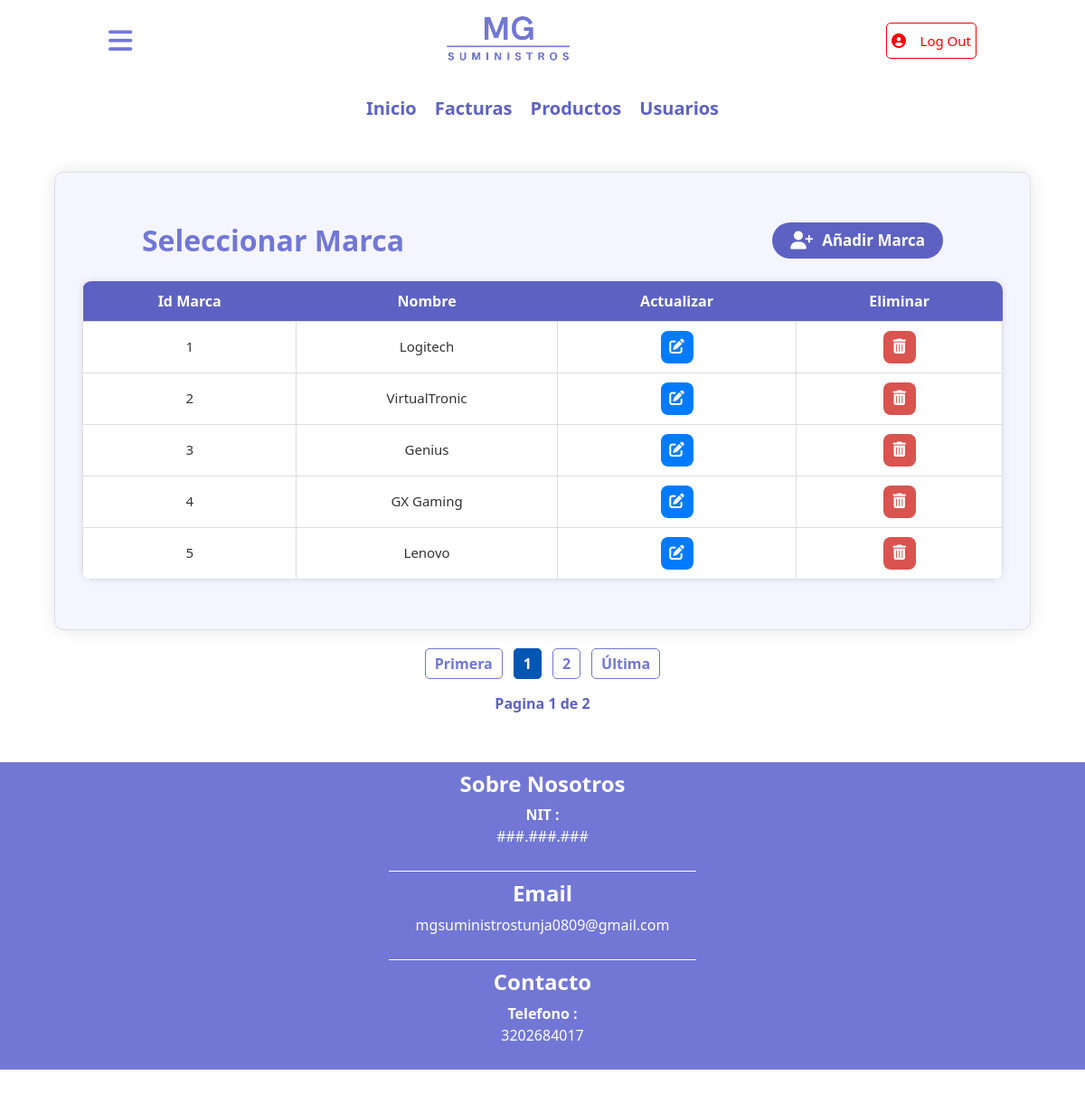
The page /marca/select.php (signed in) on the database its author committed.
### tables this page shows
CREATE TABLE `marca` (
  `id_marca` int(11) NOT NULL,
  `nombre_marca` varchar(40) NOT NULL
);

### marca/select.php (the view, shortened to what this page needs)
<!DOCTYPE html>
<html lang="en">
<head>
    <link href="https://cdn.jsdelivr.net/npm/bootstrap@5.3.3/dist/css/bootstrap.min.css"
          rel="stylesheet"
>
    <link rel="stylesheet" href="../CSS/styles.css">
</head>
<body>
    <?php require_once('../config/database.php');?>
    <?php include('../temp/header.php') ?>
    <?php include('../temp/contenido.php') ?>
    <div id="contenido">
        <form action="select.php" method="POST" name="select">
            <fieldset>
                <legend id="titulo-form">
                    <h2>Seleccionar Marca</h2>
                    <a href="insert.php" id="btn-insertar">
                      <i class="fa-solid fa-user-plus"></i>
                      <p>Añadir Marca</p>
                    </a>
                </legend>
                <table class="tabla_roles">
                    <tr>
                        <th>Id Marca</th>
                        <th>Nombre</th>
                        <th>Actualizar</th>
                        <th>Eliminar</th>
                    </tr>
                <?php
                $sql_registros = mysqli_query($conexion,'SELECT COUNT(*) AS total FROM marca');
                $result_registros = mysqli_fetch_array($sql_registros);
                $total = $result_registros['total'];
                $por_pagina = 5;
                $pagina = empty($_GET['PAGINA'])?1:$_GET['PAGINA'];
                $desde = ($pagina - 1) * $por_pagina;
                $total_paginas = ceil($total / $por_pagina);
                $consulta = "SELECT * FROM marca LIMIT $desde,$por_pagina";
                $ejecutar = mysqli_query($conexion, $consulta);
                if(mysqli_num_rows($ejecutar)>0){
                    while($fila = mysqli_fetch_assoc($ejecutar)){
                        $id_marca = $fila['id_marca'];
                        $nom = $fila['nombre_marca'];
                        echo "
                    <tr>
                      <td>$id_marca</td>
                      <td>$nom</td>
                      <td>
                        <a class='btn-accion btn-actualizar' href='update.php?ACTUALIZAR=$id_marca' title='Actualizar'>
                          <i class='fa-solid fa-pen-to-square'></i>
                        </a>
                      </td>
                      <td>
                        <a class='btn-accion btn-eliminar' href='select.php?ELIMINAR=$id_marca' title='Eliminar' onclick=\"return confirm('¿Desea eliminar este rol?');\">
                          <i class='fa-solid fa-trash-can'></i>
                        </a>
                      </td>
                    </tr>
                  ";
                }
              } else {
                echo "<tr><td colspan='4'>No hay Marcas registradas.</td></tr>";
              }
                ?>
            </table>
            </fieldset>
        </form>
        <div class="paginador">
            <?php
                echo "<a href='select.php?PAGINA=1' class='link-pagina'>Primera</a>";
                for ($i = 1; $i <= $total_paginas; $i++) {
                $pagina = empty($_GET['PAGINA']) ? 1 : $_GET['PAGINA'];
                $clase_activa = ($i == $pagina) ? "link-activa" : "link-pagina";
                echo "<a href='select.php?PAGINA=$i' class='$clase_activa'>$i</a>";
                }
                echo "<a href='select.php?PAGINA=$total_paginas' class='link-pagina'>Última</a>";
                echo "<br>";
                echo "<p class='info_pagina'>Pagina $pagina de $total_paginas</p>"
            ?>
        </div>
    </div>
    <?php include('../temp/footer.php') ?>
</body>
</html>

### CSS/styles.css (style rules this page uses)
body { margin: 0; font-family:'Segoe UI', Tahoma, Geneva, Verdana, sans-serif; font-weight: 400px; }
#contenido { text-align: center; align-items: center; height: auto; align-content: center; margin-bottom: 30px; }
#contenido form { text-align: center; align-items: center; background-color: #F5F5FF ; border-radius:10px ; box-shadow: 0 0 20px rgba(0, 0, 0,0.1); width: 90%; margin: auto; }
fieldset { border: 1px solid #ddd; border-radius: 10px; padding: 30px; overflow-x: auto; -webkit-overflow-scrolling: touch; }
#titulo-form { font-weight: bold; display: flex; justify-content: center; align-items: center; gap: 40%; width: 100%; margin: 25px auto; }
#titulo-form h2 { color: #7277D5; font-weight: bold; text-align: left; margin-bottom: 20px; line-height: 1; margin: 0; }
#btn-insertar { background-color: #5D62C2; color: white; font-weight: bold; display: flex; justify-content: center; align-items: center; gap: 10px; text-decoration: none; border: none; border-radius: 20px; padding: 8px 20px; height: 40px; width: auto; cursor: pointer; transition: all 0.2s ease; margin: 0; }
#btn-insertar p { margin: 0; font-size: 17px; }
#btn-insertar i { font-size: 20px; }
table.tabla_roles { width: 95%; margin: 25px auto; border-collapse: collapse; background-color: #fff; box-shadow: 0 0 8px rgba(0, 0, 0,0.1); border-radius: 10px; overflow: hidden; box-sizing: border-box; max-width: 100%; }
table.tabla_roles th { background-color: #5D62C2 ; color: white; padding: 10px; text-align: center; font-weight: bold; font-size: 16px; }
table.tabla_roles td { border: 1px solid #ddd; text-align: center; padding: 10px; font-size: 15px; color: #333; }
.paginador { text-align: center; margin-top: 25px; height: 60px; }
.paginador .link-pagina { text-decoration: none; color: #7277D5; font-weight: bold; margin: 0 6px; padding: 5px 10px; border: 1px solid #7277D5; border-radius: 5px; transition: all 0.3s ease; }
.link-activa { background-color: #0056b3; text-decoration: none; color: white; font-weight: bold; margin: 0 6px; padding: 5px 10px; border: 1px solid #0056b3; border-radius: 5px; transition: all 0.3s ease-in-out; }
.info_pagina { color: #5D62C2; font-weight: bold; padding: 20px 5px; }
.btn-accion { display: inline-flex; align-items: center; justify-content: center; width: 36px; height: 36px; border-radius: 8px; text-decoration: none; transition: 0.3s ease; font-size: 1.1em; }
.btn-actualizar { background-color: #007bff; color: white; }
.btn-eliminar { background-color: #d9534f; color: white; }
@media (max-width: 1200px) { table.tabla_roles { width: max-content; min-width: 100%; display: table; } }

### rows shown on the page
marca: id_marca "1", nombre_marca "Logitech"
marca: id_marca "2", nombre_marca "VirtualTronic"
marca: id_marca "3", nombre_marca "Genius"
marca: id_marca "4", nombre_marca "GX Gaming"
marca: id_marca "5", nombre_marca "Lenovo"

### other values the page prints
$pagina "1"
$total_paginas "2"
